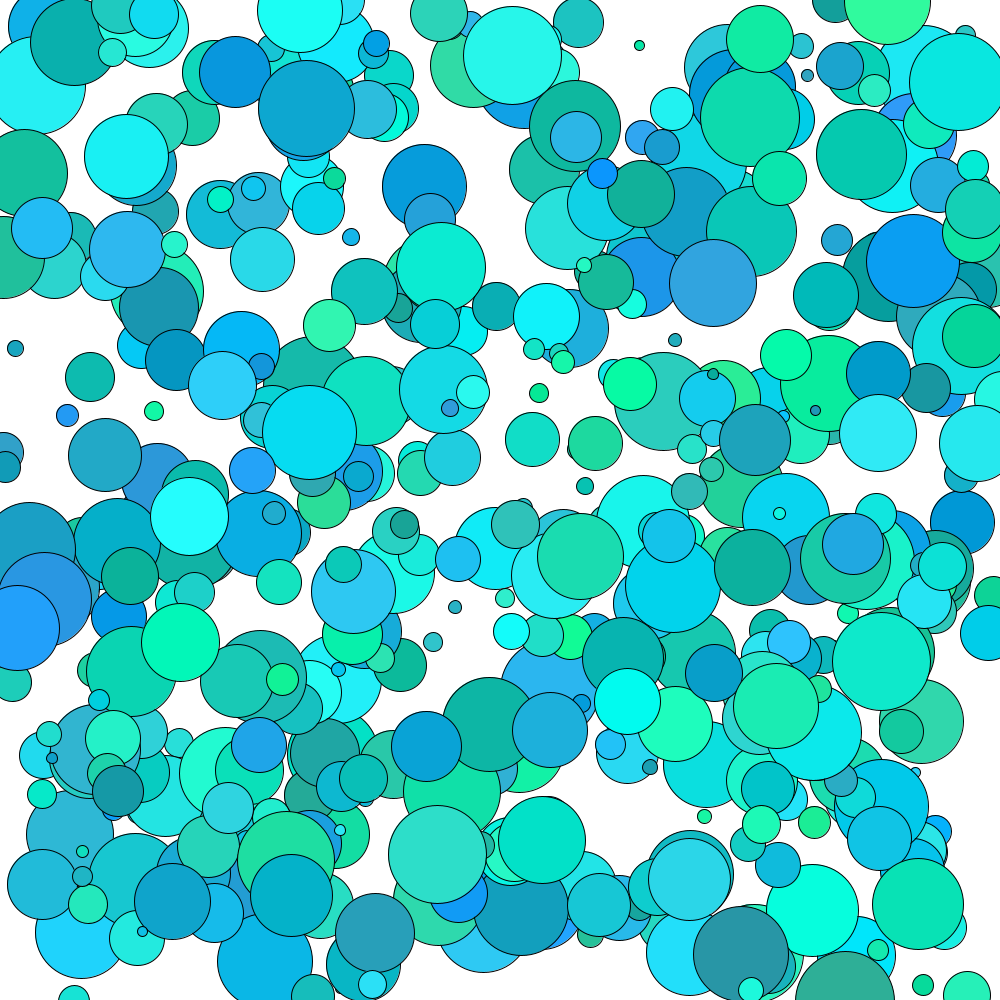
Frame 1 (no input)
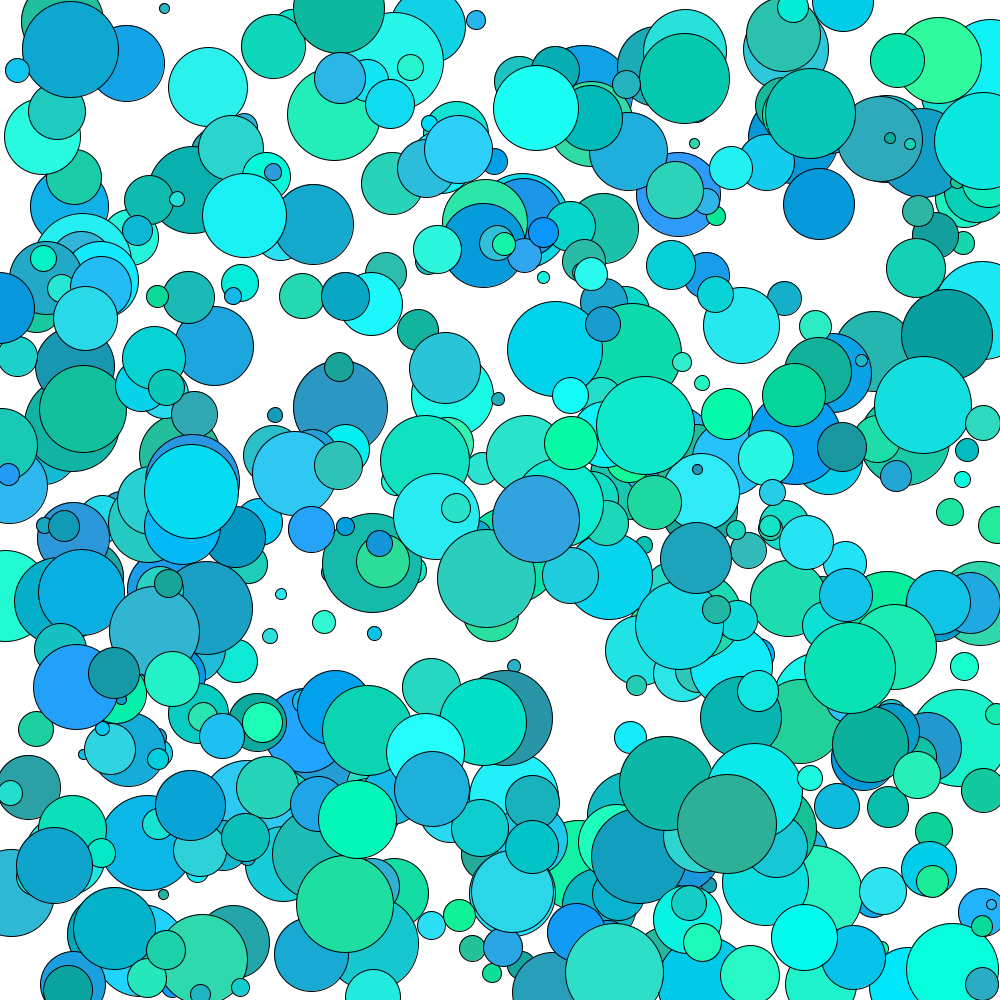
Frame 60 (the mouse pressed at the canvas centre just before this capture)
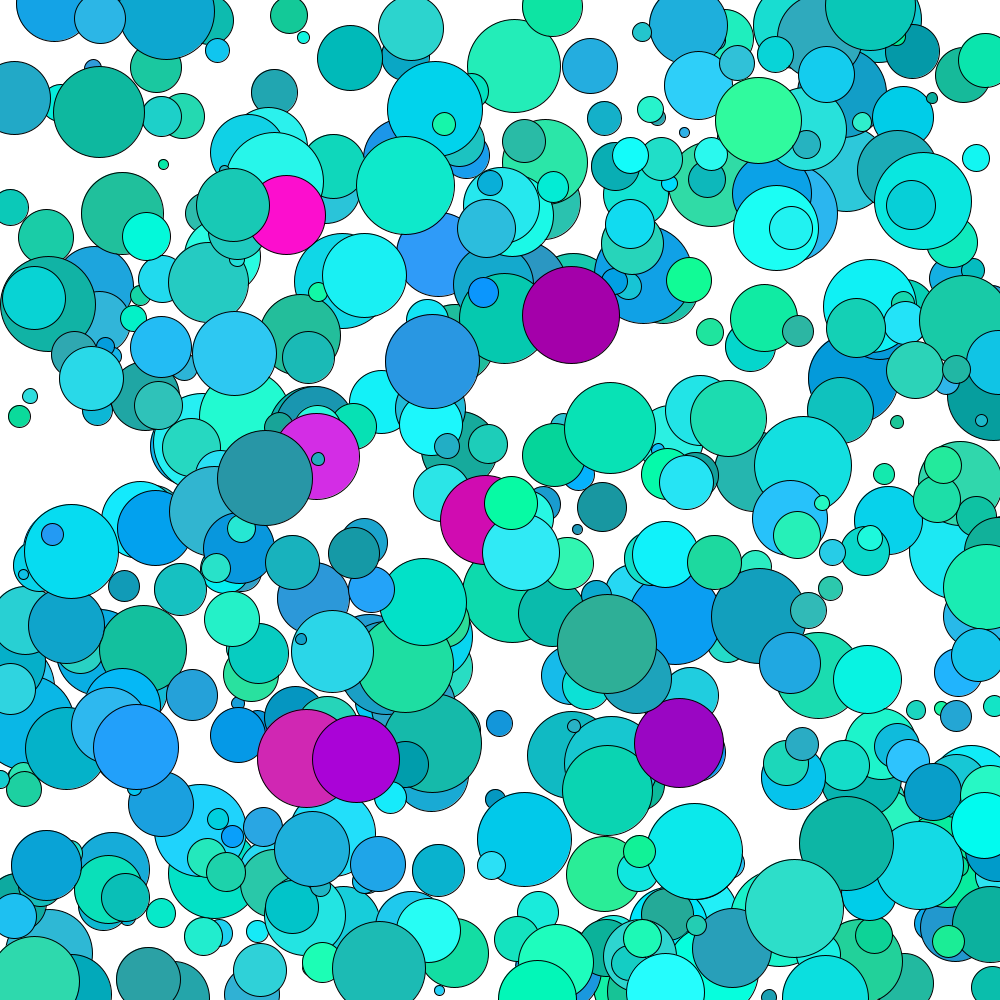
Frame 120 (the mouse held since frame 60 and released just before this capture)

The Processing sketch that drew these frames (run headless with seeded random() and noise(); from frame 60 on, the mouse is pressed at the canvas centre):

// Processing sketch: rays_application_2
// ── rays_application_2.pde
int numE = 500; 

int eSize[]= new int[numE]; 

int[] eSpeedX = new int[numE];
int[] eSpeedY = new int[numE]; 

int[] ePosX = new int [numE]; 
int[] ePosY = new int [numE]; 


color[] baseColor = new int[numE]; 

void setup(){
  size(1000, 1000); 
  
  for(int i = 0; i<numE; i++){
    ePosX[i] = int(random(0, width)); 
    ePosY[i] = int(random(0, height)); 
    
    eSpeedX[i] = int(random(-5,5));
    eSpeedY[i] = int(random(-5,5));
    
    eSize[i] = int(random(10,100));
    
    baseColor[i] = color(int(random(0,50)), int(random(150, 255)),  int(random(150, 255))); 
    if(eSpeedX[i] == 0){
      eSpeedX[i] = 1; 
    }
    if(eSpeedY[i] == 0){
      eSpeedY[i] = 1; 
    }
  }
}

void draw(){
  background(255); 
  
  //set speed of ellipses 
  for(int i =0; i<numE; i++){
    ePosX[i] = ePosX[i] + eSpeedX[i]; 
    ePosY[i] = ePosY[i] + eSpeedY[i]; 
  }
  
  //setup boundaries for ellipses
  for(int i =0; i<numE; i++){
    if(ePosX[i] <= 0 || ePosX[i]>= width){
      eSpeedX[i] = eSpeedX[i]*-1; 
    }
    if(ePosY[i] <= 0 || ePosY[i]>= height){
      eSpeedY[i] = eSpeedY[i]*-1; 
    }
  }
  
  //draw ellipse later 
  for(int i =0; i<numE; i++){
    fill(baseColor[i]); 
    ellipse(ePosX[i], ePosY[i], eSize[i], eSize[i]); 
  }
}

void mousePressed(){
  //measuring the distance between each individual ellipse
  for(int i = 0; i<numE; i++){
    if(dist(ePosX[i], ePosY[i], mouseX, mouseY)<eSize[i]){
      baseColor[i] = color(int(random(150,255)), int(random(0, 50)),  int(random(150, 255))); 
    }
  }
}
